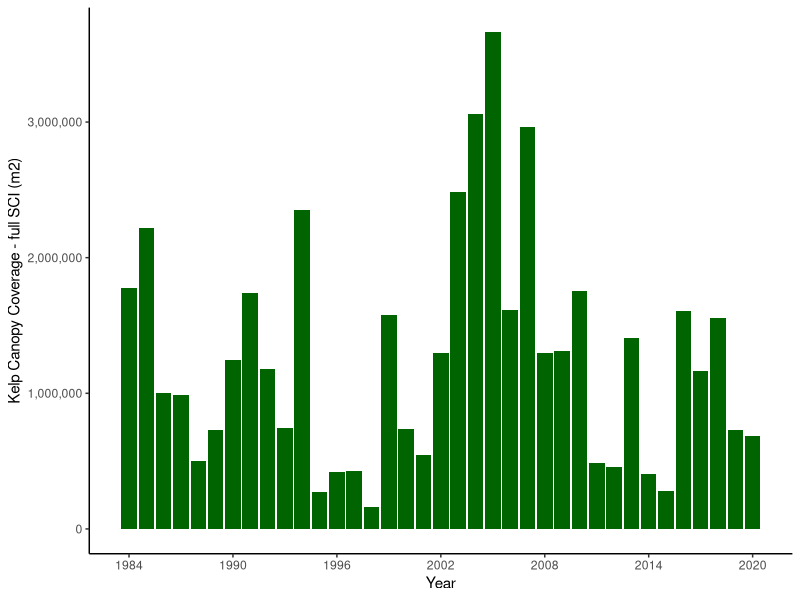

This chart was generated by the following R code: (Note: this script raises an error after producing the figure.)
## ---- chunk 1
knitr::opts_chunk$set(echo = TRUE)
## ---- chunk 2
library(tidyverse)
library(readr)
library(ggplot2)
library(scales)
## ---- chunk 3
#loaddata
#SCI
kelpWatch_SCI <- read_csv("kelpWatch_SCI.csv")
View(kelpWatch_SCI)

#SRI
kelpWatch_SRI <- read_csv("kelpWatch_SRI.csv")
View(kelpWatch_SRI)

## ---- chunk 4
#data exploration - SCI
SCI_full <- kelpWatch_SCI %>%
  filter(!is.na(sum_m2))%>%
  group_by(year)%>%
  summarise(total_kelpm2_SCI = sum(sum_m2))%>%
   mutate(total_kelp_normalized_SCI = total_kelpm2_SCI/108393)%>%
  mutate(Island_SCI= "SCI")


View(SCI_full)
bar_chart_full_SCI <-ggplot(data=SCI_full, aes(x=year, y=total_kelpm2_SCI)) +
  geom_bar(stat="identity",fill = "darkgreen")+
  scale_y_continuous(labels = comma)+
  scale_x_continuous(breaks=seq(1984, 2020, by = 6))+
  theme_classic()+
  xlab("Year") + 
  ylab("Kelp Canopy Coverage - full SCI (m2)")

  bar_chart_full_SCI


bmp(file="SCI_full.bmp",
width=10, height=5, units="in", res=300)
plot(bar_chart_full)
dev.off()

#2000-2020
SCI_2000 <- kelpWatch_SCI %>%
  filter(!is.na(sum_m2))%>%
  filter(year >1999)%>%
  group_by(year)%>%
  summarise(total_kelpm2_SCI = sum(sum_m2))
 # mutate(Receiving_County= fct_reorder(Receiving_County,total_applied))

bar_chart_2000_SCI <-ggplot(data=SCI_2000, aes(x=year, y=total_kelpm2_SCI)) +
  geom_bar(stat="identity", fill = "darkgreen")+
  scale_y_continuous(labels = comma)+
  scale_x_continuous(breaks=seq(2000, 2020, by = 2))+
  theme_classic()+
  xlab("Year") + 
  ylab("Kelp Canopy Coverage - 2000 on SCI (m2)")

  
  bar_chart_2000_SCI
  
  bmp(file="SCI_2000.bmp",
width=10, height=5, units="in", res=300)
plot(bar_chart_2000)
dev.off()


## ---- chunk 5
#data exploration - SRI
SRI_full <- kelpWatch_SRI %>%
  filter(!is.na(sum_m2))%>%
  group_by(year)%>%
  summarise(total_kelpm2_SRI = sum(sum_m2))%>%
  mutate(total_kelp_normalized_SRI = total_kelpm2_SRI/77283)%>%
  mutate(Island_SRI= "SRI")

View(SRI_full)

bar_chart_full_SRI <-ggplot(data=SRI_full, aes(x=year, y=total_kelpm2_SRI)) +
  geom_bar(stat="identity",fill = "lightgreen")+
  scale_y_continuous(labels = comma)+
  scale_x_continuous(breaks=seq(1984, 2020, by = 6))+
  theme_classic()+
  xlab("Year") + 
  ylab("Kelp Canopy Coverage - full SRI (m2)")

  bar_chart_full_SRI
  
  
  line_chart_full_SRI <-ggplot(data=SRI_full, aes(x=year, y=total_kelpm2_SRI)) +
  geom_line(stat="identity",fill = "lightgreen")+
  scale_y_continuous(labels = comma)+
  scale_x_continuous(breaks=seq(1984, 2020, by = 6))+
  theme_classic()+
  xlab("Year") + 
  ylab("Kelp Canopy Coverage - full SRI (m2)")

  line_chart_full_SRI


bmp(file="SRI_full.bmp",
width=10, height=5, units="in", res=300)
plot(bar_chart_full)
dev.off()

#2000-2020
SRI_2000 <- kelpWatch_SRI %>%
  filter(!is.na(sum_m2))%>%
  filter(year >1999)%>%
  group_by(year)%>%
  summarise(total_kelpm2_SRI = sum(sum_m2))
 # mutate(Receiving_County= fct_reorder(Receiving_County,total_applied))

bar_chart_2000_SRI<-ggplot(data=SRI_2000, aes(x=year, y=total_kelpm2_SRI)) +
  geom_bar(stat="identity", fill = "lightgreen")+
  scale_y_continuous(labels = comma)+
  scale_x_continuous(breaks=seq(2000, 2020, by = 2))+
  theme_classic()+
  xlab("Year") + 
  ylab("Kelp Canopy Coverage - 2000 on SRI (m2)")

  
  bar_chart_2000_SRI
  
  bmp(file="SCI_2000.bmp",
width=10, height=5, units="in", res=300)
plot(bar_chart_2000)
dev.off()

## ---- chunk 6
#SRi and SCi combined
#2000-2020

SRI_SCI<-merge(SCI_full, SRI_full, by = "year")
View(SRI_SCI)

    
   SCI_SRI<- ggplot() +
    geom_line(data = SRI_SCI, aes(y=total_kelpm2_SRI, x=year, colour = "blue"), size =1, )+
    geom_line(data = SRI_SCI, aes(y=total_kelpm2_SCI, x=year, colour = "red"), size =1,)+
    scale_colour_discrete(name = "Island", labels = c("SRI","SCI"))+
    scale_y_continuous(labels = comma,
                       name = "Kelp Canopy Coverage (m2)")+
    scale_x_continuous(breaks=seq(1984, 2020, by = 6))+
    xlab("Year") +
    theme_classic()
    
    
    bmp(file="SCI_SRI.bmp",
width=10, height=5, units="in", res=300)
plot(SCI_SRI)
dev.off()
    
    
   SCI_SRI_normalized<- ggplot() +
    geom_line(data = SRI_SCI, aes(y=total_kelp_normalized_SRI, x=year, colour = "blue"), size =1, )+
    geom_line(data = SRI_SCI, aes(y=total_kelp_normalized_SCI, x=year, colour = "red"), size =1,)+
    scale_colour_discrete(name = "Island", labels = c("SRI","SCI"))+
    scale_y_continuous(labels = comma,
                       name = "Kelp Canopy Coverage, normalized (m2 kelp/ m island perimeter)")+
    scale_x_continuous(breaks=seq(1984, 2020, by = 6))+
    xlab("Year") +
    theme_classic()
   normalized
   
    bmp(file="SCI_SRI_normalized.bmp",
width=10, height=5, units="in", res=300)
plot(SCI_SRI_normalized)
dev.off()
  
